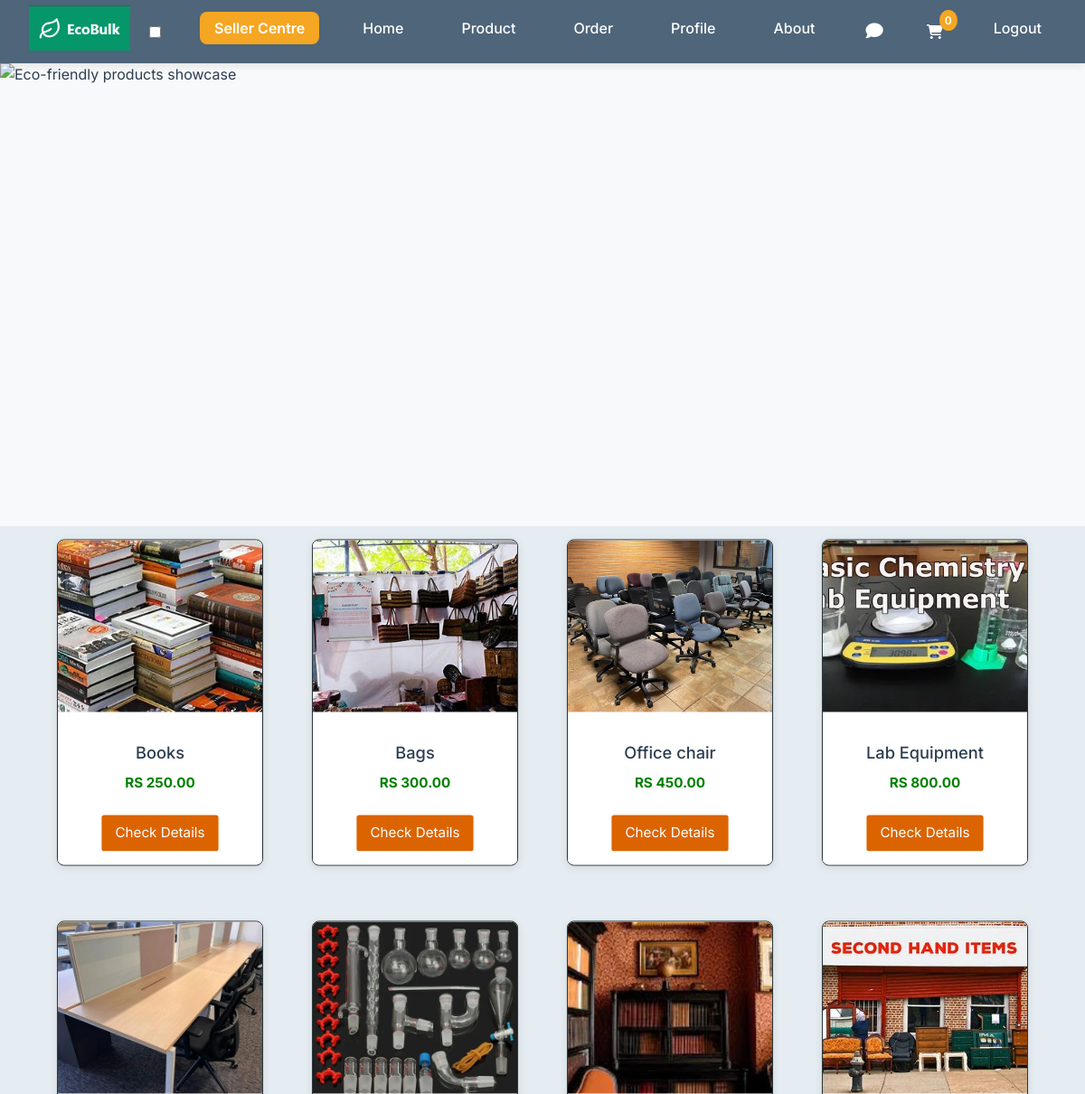
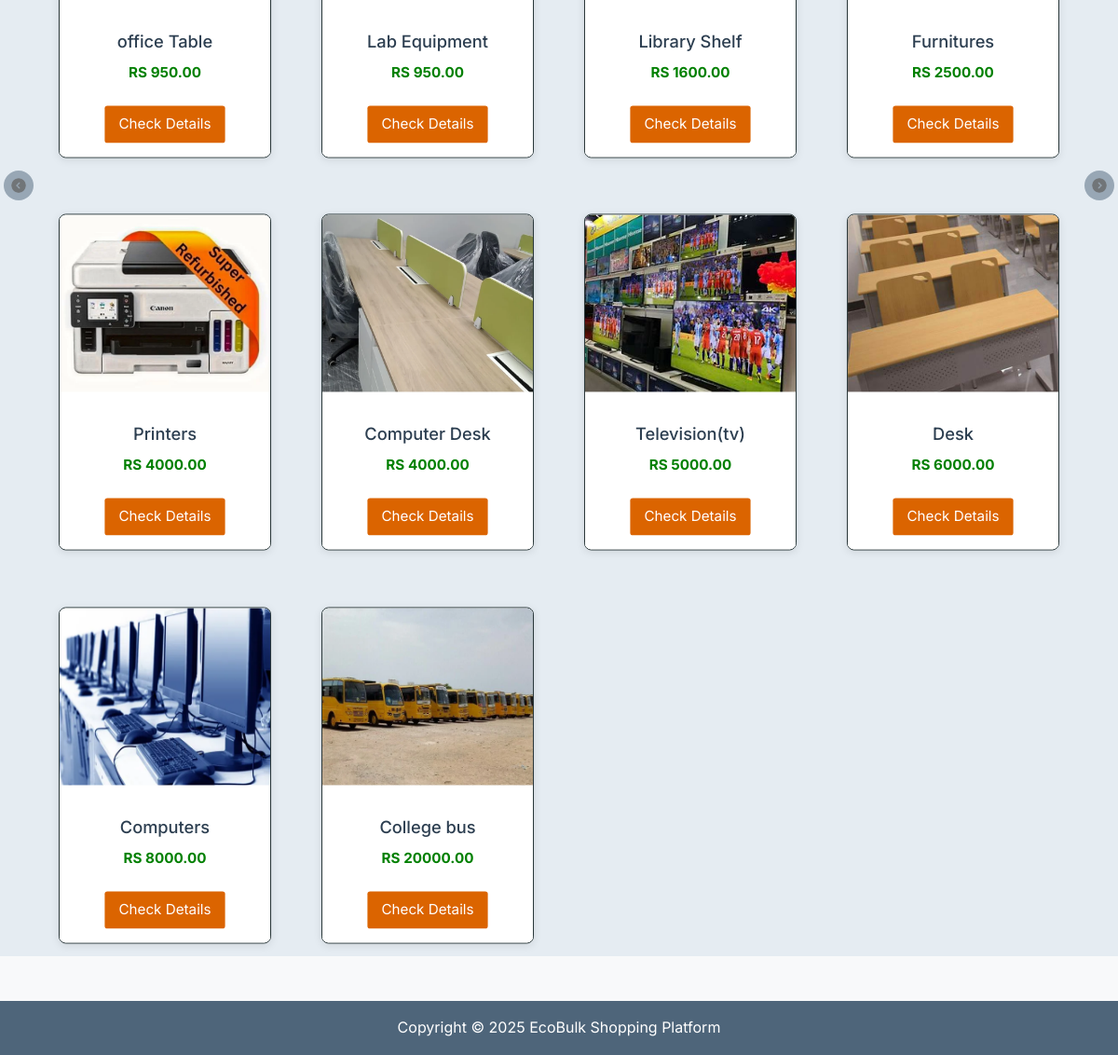
The app's page /buyer/buyerMain.php with its own data (2 pictures, top to bottom).
### tables this page shows
CREATE TABLE `product` (
  `id` varchar(255) NOT NULL,
  `title` varchar(100) NOT NULL,
  `category` varchar(100) NOT NULL DEFAULT 'All Product',
  `quantity` int(10) NOT NULL,
  `price` double(10,2) NOT NULL,
  `image` varchar(255) NOT NULL,
  `description` varchar(600) NOT NULL,
  `status` varchar(100) DEFAULT 'Pending',
  `seller_id` varchar(255) DEFAULT NULL,
  `reason` varchar(255) DEFAULT NULL,
  `shelf` varchar(10) DEFAULT 'on',
  `seller_username` varchar(255) DEFAULT NULL
);

### buyer/buyerMain.php (the view, shortened to what this page needs)
<?php
include('../config.php');
$email = $_SESSION['email'];
$sql="select * from product where shelf='on' ORDER BY price;";
$result=$conn->query($sql);
$sqli = "SELECT COUNT(*) AS countquantity FROM cart WHERE email='$email'";
$duration = $conn->query($sqli);
$record = $duration->fetch_array();
$totalquantity = $record['countquantity'];
?>
<!DOCTYPE html>
<html lang="en">
<head>
    <link rel="stylesheet" href="https://cdnjs.cloudflare.com/ajax/libs/font-awesome/6.4.0/css/all.min.css">
    <link rel="stylesheet" href="../css/modern-theme.css">
    <link rel="stylesheet" href="../css/product_slider.css">
</head>
<body>
    <header class="header">
        <a href="#" class="logo" aria-label="EcoBulk Logo">
            <img src="../images/logo/logo.png" alt="EcoBulk Logo">
        </a>
        <input class="menu-btn" type="checkbox" id="menu-btn" />
        <ul class="menu">
            <li><a href="../seller/sellerMain.php" class="seller-link">Seller Centre</a></li>
            <li><a href="buyerMain.php">Home</a></li>
            <li><a href="buyerProduct.php">Product</a></li>
            <li><a href="order.php">Order</a></li>
            <li><a href="buyerProfile.php">Profile</a></li>
            <li><a href="about_us.php">About</a></li>
            <li><a href="chat.php" class="action-icon" aria-label="Chat"><i class="fa fa-comment"></i></a></li>
            <li>
                <a href="cart.php" class="cart-icon" aria-label="Shopping Cart">
                    <i class="fa fa-shopping-cart"></i>
                    <span id='lblCartCount'><?php echo $totalquantity; ?></span>
                </a>
            </li>
            <li><a href="../logout.php">Logout</a></li>
        </ul>
    </header>
    <div class="slideshow-container">
        <div class="mySlides fade">
            <img src="../images/logo/second1.jpg" alt="Eco-friendly products showcase">
        </div>
    </div>
    <main class="container">
        <div class="slide-container">
            <img id="slide-left" class="arrow" src="../images/logo/arrow-left.png" alt="Previous" aria-label="Previous Slide">
            <section class="product-grid" id="slider">
                <?php
                if ($result->num_rows > 0) {
                    while($row = $result->fetch_assoc()) {
                        $id = $row['id'];
                        $title = $row['title'];
                        $price = $row['price'];
                        $image = $row['image'];
                ?>
                <div class="thumbnail" tabindex="0">
                    <img src="../images/<?php echo $image;?>" alt="<?php echo $title;?>">
                    <div class="product-details">
                        <h2><?php echo $title;?></h2>
                        <p>RS <?php echo $price;?></p>
                        <a href='product_detail.php?pid=<?php echo $id;?>'>Check Details</a>
                    </div>
                </div>
                <?php
                    }
                }
                ?>
            </section>
            <img id="slide-right" class="arrow" src="../images/logo/arrow-right.png" alt="Next" aria-label="Next Slide">
        </div>
    </main>
    <footer>
        <p>Copyright &copy; <script>document.write(new Date().getFullYear());</script> EcoBulk Shopping Platform</p>
    </footer>
</body>
</html>

### css/modern-theme.css (style rules this page uses)
:root { --primary-color: #4e657a; --secondary-color: #f5a623; --text-color: #2c3e50; --background-color: #f8f9fa; --header-height: 70px; --transition: all 0.3s ease; --shadow: 0 2px 10px rgba(0, 0, 0, 0.1); --border-radius: 8px; }
* { margin: 0; padding: 0; box-sizing: border-box; }
body { font-family: "Inter", -apple-system, BlinkMacSystemFont, sans-serif; color: var(--text-color); background: var(--background-color); line-height: 1.6; }
.header { background: var(--primary-color); position: fixed; top: 0; left: 0; right: 0; height: var(--header-height); display: flex; align-items: center; justify-content: space-between; padding: 0 2rem; box-shadow: var(--shadow); z-index: 1000; }
.header .logo img { height: 50px; width: auto; transition: var(--transition); }
.menu { display: flex; gap: 2rem; list-style: none; }
.menu li a { color: white; text-decoration: none; font-weight: 500; padding: 0.5rem 1rem; border-radius: var(--border-radius); transition: var(--transition); }
.slideshow-container { margin-top: var(--header-height); position: relative; height: 60vh; overflow: hidden; }
.mySlides { height: 100%; }
.mySlides img { width: 100%; height: 100%; object-fit: cover; transition: transform 0.3s ease; }
.container { max-width: 1400px; margin: 2rem auto; padding: 0 2rem; }
.thumbnail { background: white; border-radius: var(--border-radius); overflow: hidden; box-shadow: var(--shadow); transition: var(--transition); }
.thumbnail img { width: 100%; height: 200px; object-fit: cover; }
.product-details { padding: 1.5rem; }
.product-details h2 { color: var(--text-color); font-size: 1.1rem; margin-bottom: 0.5rem; }
.product-details p { color: var(--secondary-color); font-size: 1.2rem; font-weight: 600; margin: 0.5rem 0; }
.product-details a { display: inline-block; background: var(--primary-color); color: white; padding: 0.5rem 1rem; border-radius: var(--border-radius); text-decoration: none; transition: var(--transition); }
footer { background: var(--primary-color); color: white; text-align: center; padding: 1rem; margin-top: 3rem; }
.fade { animation: fadeIn 0.3s ease-in; }

### css/product_slider.css (style rules this page uses)
:root { --white: #fff; --black: #1c2b2d; --blue: #31326f; --color-primary: #31326f; --color-sec: #db6400; --color-grey: #eee; --color-dark-grey: #222831; }
img { width: 100%; }
.container { max-width: 1200px; margin: 0 auto; background-color: #e5ecf2; padding: 0 20px; }
main { background-color: #cdf6d2; padding: 4rem 0; }
.slide-container { width: 100%; position: relative; margin: 2rem auto; }
.arrow { width: 2rem; height: 2rem; cursor: pointer; position: absolute; top: 50%; transform: translateY(-50%); z-index: 100; background: var(--primary-color); border-radius: 50%; padding: 0.5rem; transition: var(--transition); }
#slide-left { left: -1rem; }
#slide-right { right: -1rem; }
.product-grid { display: grid; grid-template-columns: repeat(auto-fill, minmax(250px, 1fr)); gap: 2rem; padding: 0 2rem; scroll-behavior: smooth; overflow-x: hidden; }
section { width: 100%; margin: 0 auto; display: flex; justify-content: flex-start; align-items: center; flex-wrap: nowrap; overflow-x: auto; background-color: #e5ecf2; -webkit-overflow-scrolling: touch; }
section .thumbnail { flex: 0 0 auto; object-fit: cover; cursor: pointer; margin: 5px; border: 1px solid var(--black); overflow: hidden; transform: scale(0.95); transition: all 0.3s; }
.product-details { text-align: center; padding-bottom: 1rem; background-color: #fff; }
.product-details h2 { font-size: 1.2rem; font-weight: 500; }
.product-details p { font-size: 1rem; padding-bottom: 1rem; color: green; font-weight: 700; }
.product-details a { font-size: 1rem; text-decoration: none; background-color: var(--color-sec); color: #fff; padding: 0.5rem 1rem; border-radius: 3px; }

### buyer/buyerMain.php (style rules this page uses)
.header .menu li .cart-icon { position: relative; display: inline-flex; align-items: center; padding: 0.5rem; border-radius: var(--border-radius); transition: var(--transition); }
#lblCartCount { position: absolute; top: -8px; right: -8px; font-size: 12px; background: var(--secondary-color); color: white; padding: 2px 6px; border-radius: 50%; font-weight: 600; }
.menu li .action-icon { font-size: 1.2rem; padding: 0.5rem; border-radius: var(--border-radius); transition: var(--transition); }
.seller-link { background: var(--secondary-color) !important; color: white !important; padding: 0.5rem 1rem !important; border-radius: var(--border-radius) !important; font-weight: 600 !important; transition: var(--transition) !important; }

### records on screen
product: image (picture), title "Books", price "250.00"
product: image (picture), title "Bags", price "300.00"
product: image (picture), title "Office chair", price "450.00"
product: image (picture), title "Lab Equipment", price "800.00"
product: image (picture), title "office Table", price "950.00"
product: image (picture), title "Lab Equipment", price "950.00"
product: image (picture), title "Library Shelf", price "1600.00"
product: image (picture), title "Furnitures", price "2500.00"
product: image (picture), title "Printers", price "4000.00"
product: image (picture), title "Computer Desk", price "4000.00"
product: image (picture), title "Television(tv)", price "5000.00"
product: image (picture), title "Desk", price "6000.00"
product: image (picture), title "Computers", price "8000.00"
product: image (picture), title "College bus", price "20000.00"

### other values on screen
$totalquantity "0"
